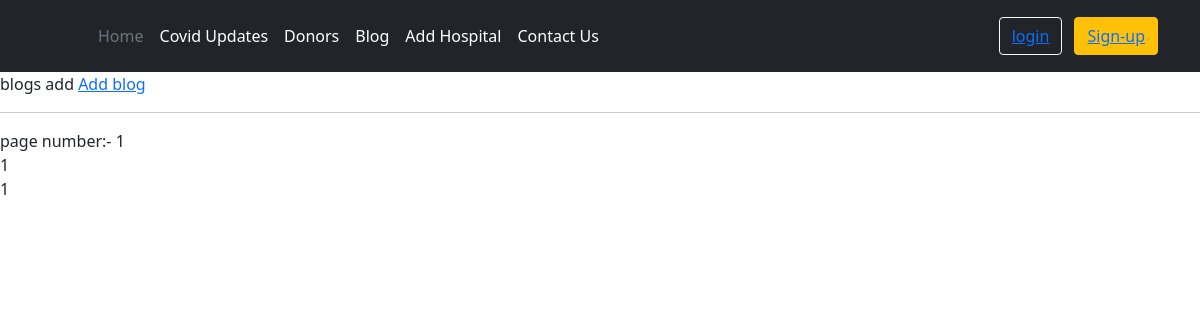
/blog/, run on an earlier commit of the app's database.
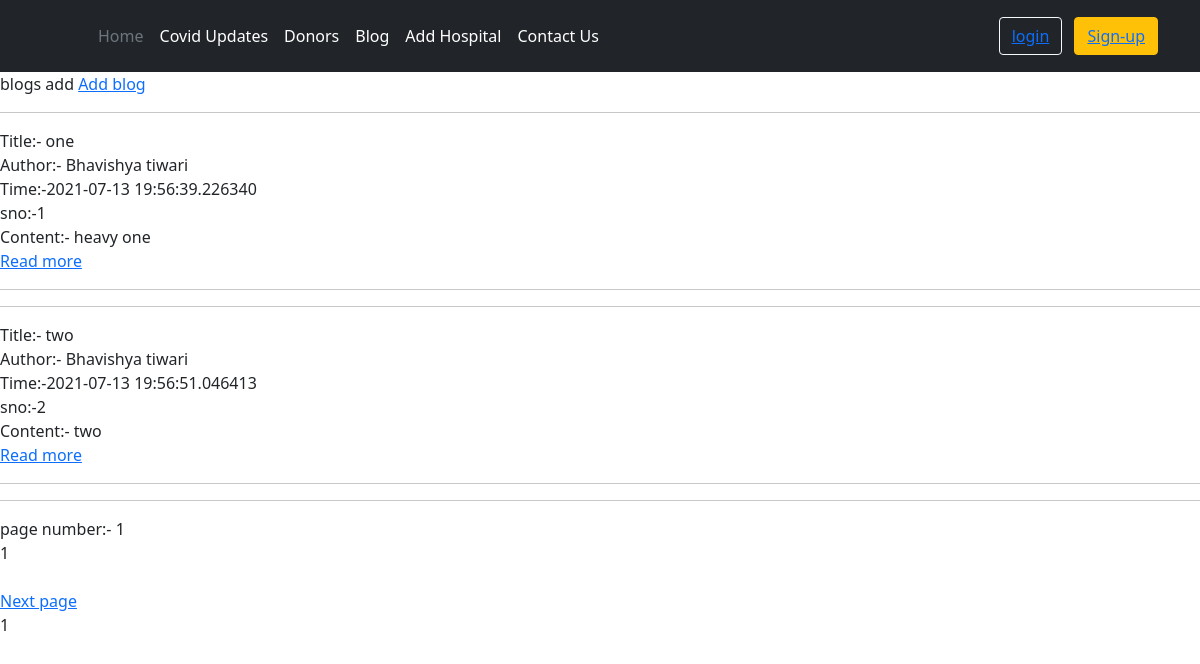
And on a later commit of the database.
### blog/models.py (models this page shows, shortened)
class Post(models.Model):
    sno=models.AutoField(primary_key=True)
    title=models.CharField(max_length=255)
    author=models.CharField(max_length=50)
    Timestamp=models.CharField(max_length=50)
    content=models.TextField()

### blog/views.py (the view)
# urls.py: path('', views.blogHome, name='blogHome'),
def blogHome(request):
    post = Post.objects.all().order_by('sno')
    paginator = Paginator(post, 2)
    Page_number = request.GET.get('page')
    Page_obj = paginator.get_page(Page_number)
    return render(request, 'blog/blogHome.html', {"page_obj": Page_obj})

### templates/blog/blogHome.html (shortened to what this page needs)
{% extends 'base.html' %}
{% block body %}
blogs add
<a href="/blog/addblog">Add blog</a>
<hr>
{% for post in page_obj %}
Title:- {{post.title}} <br>
Author:- {{post.author}} <br>
Time:-{{post.Timestamp}} <br>
sno:-{{post.sno}} <br>
Content:- {{post.content}}<br>
<a href="/blog/{{post.sno}}">Read more</a> <hr> <hr>
{% endfor %}
page number:- {{page_obj.number}} <br>
{{page_obj.number}}
<div><span>
{% if page_obj.has_next %}  <br>
<a href= "?page={{page_obj.next_page_number}}"> Next page</a>
{% endif %}
</span></div>
<span > {{page_obj.number}}  </span> </a>
 {% endblock %}

### templates/base.html (shortened to what this page needs)
<!DOCTYPE html>
<html lang="en">
<head>
  <link href="https://cdn.jsdelivr.net/npm/bootstrap@5.0.2/dist/css/bootstrap.min.css" rel="stylesheet"
>
</head>
<body>
  <header class="p-3 bg-dark text-white">
    <div id="navbar" class="container">
      <div id="navbar2" class="d-flex flex-wrap align-items-center justify-content-center justify-content-lg-start">
        <a href="/" class="d-flex align-items-center mb-2 mb-lg-0 text-white text-decoration-none">
          <svg class="bi me-2" width="40" height="32" role="img" aria-label="Bootstrap">
            <use xlink:href="#bootstrap">
            </use>
          </svg>
        </a>
        <ul class="nav col-12 col-lg-auto me-lg-auto mb-2 justify-content-center mb-md-0" id="List">
          <li><a href="/" class="nav-link px-2 text-secondary">Home</a></li>
          <li><a href="/covidupdates" class="nav-link px-2 text-white">Covid Updates</a></li>
          <li><a href="/donors" class="nav-link px-2 text-white">Donors</a></li>
          <li><a href="/blog" class="nav-link px-2 text-white">Blog</a></li>
          <li><a href= {% if request.user.first_name == 'hospitalh' %}
         "/addemployeee"  {% else %} "/addhospital"
          {% endif %} end class="nav-link px-2 text-white">Add Hospital</a></li>
          <li><a href="/contactus" class="nav-link px-2 text-white">Contact Us</a></li>
        </ul>
        {% if request.user.is_authenticated %}
        <a href="/profile">{{request.user}}</a>
        {% else %}
        <div class="text-end">
          <button type="button" class="btn btn-outline-light me-2"><a href="/login">login</a></button>
          <button type="button" class="btn btn-warning"> <a href="/nusignup">Sign-up</a> </button>
        </div>
        {% endif %}
      </div>
    </div>
  </header>
  {% block body %} {% endblock body %}
</body>
</html>

What changed in the data, as far as the page shows it:
added Post: title "one", author "Bhavishya tiwari", Timestamp "2021-07-13 19:56:39.226340", sno "1", content "heavy one"
added Post: title "two", author "Bhavishya tiwari", Timestamp "2021-07-13 19:56:51.046413", sno "2", content "two"
Also different on the page:
text now shown: "Next page"
